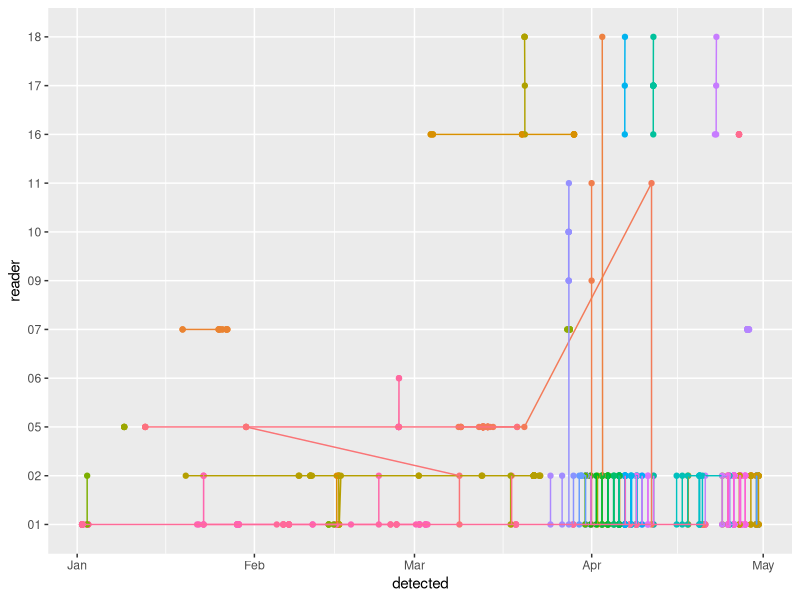
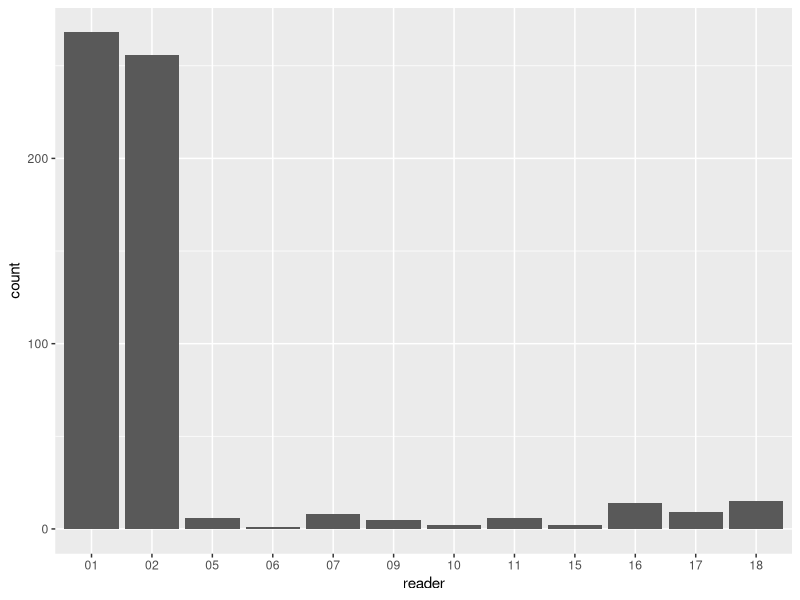
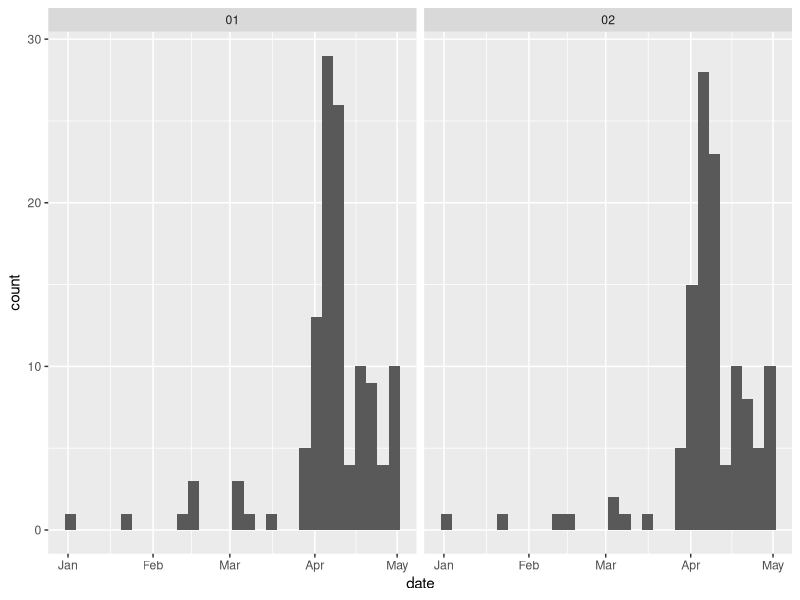
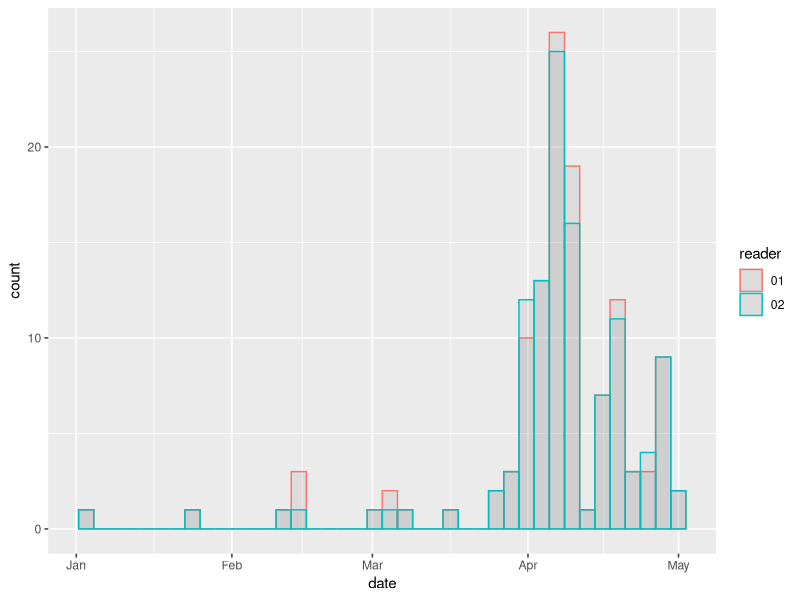

These figures' R source, in order:
# Load Packages ------
library(tidyverse)

#load DATA 

tag_data <- read_csv("data/0LL_tag_010122_050122.csv")

tag_data$date <- as.Date(tag_data$detected)
#tag_data$time <- as.POSIXct(tag_data$detected,format = "%H:%M")
tag_data$detected <- as.POSIXct(tag_data$detected, format = "%Y-%m-%d %H:%M:%S")


tag_data <- tag_data %>%
  distinct(detected, .keep_all = TRUE)

#Track a randomly selected Fish ----
fish_rand <- tag_data %>% 
  distinct(tag,.keep_all = TRUE) %>%
  sample_n(100) %>%
  pull(tag)

fish_track <- tag_data %>%
  filter(tag %in% fish_rand) 

ggplot(fish_track, 
  aes(x=detected,y=reader,group=tag,color=tag)) + 
  geom_point()+
  geom_line()+ 
  theme(legend.position = "none")
 
#Site visit frequency ----
pop_sites <- tag_data %>%
  distinct(tag,reader,.keep_all = TRUE)
ggplot(pop_sites, aes(x=reader)) +
 geom_bar()

pop_sites_month <- pop_sites%>%
  filter(reader == c("01","02"))
  
ggplot(pop_sites_month, aes(x=date))+
 geom_histogram() + 
 facet_wrap(~reader) 

ggplot(pop_sites_month, aes(x=date , color=reader)) + 
  geom_histogram(position="identity", alpha=0.1,bins = 40)

  

  








  
  
